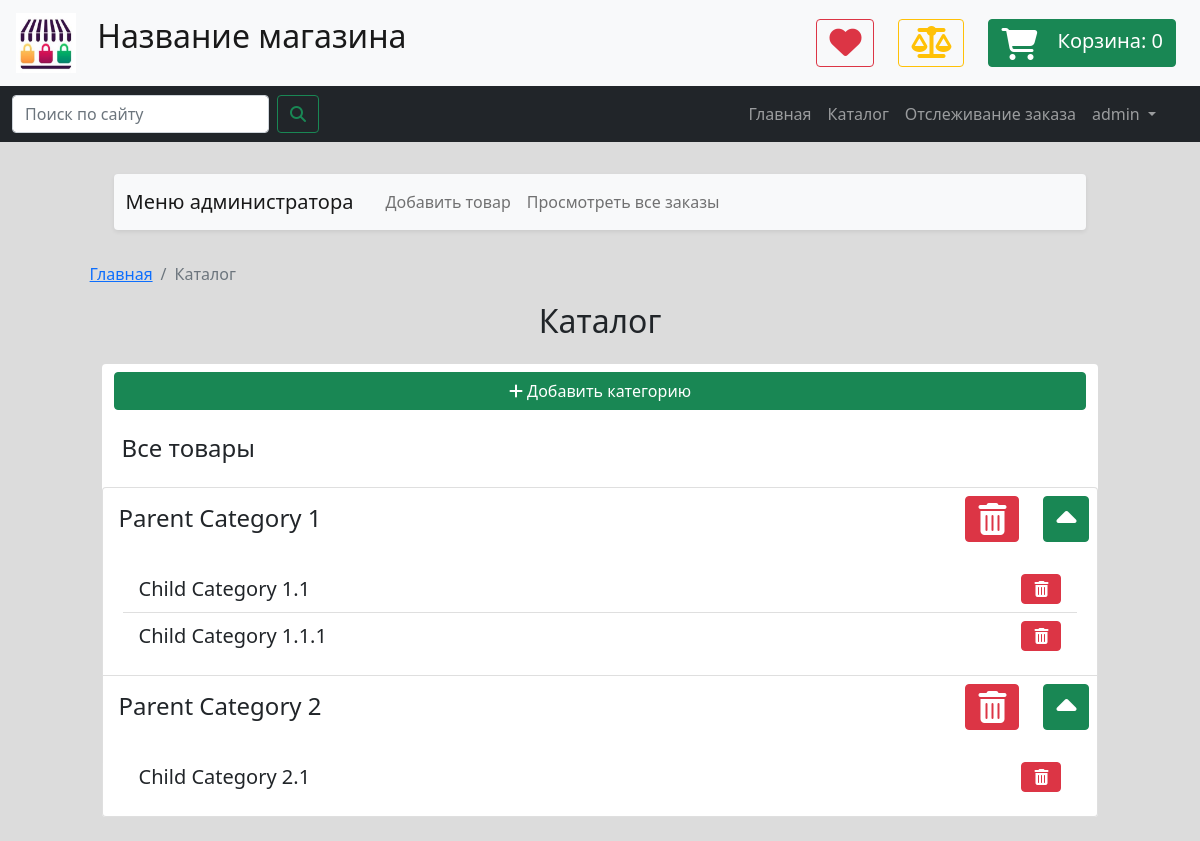
Page /categories (signed in) on the committed database.
### data/users.py (models this page shows)
class User(SqlAlchemyBase, UserMixin, SerializerMixin):
    __tablename__ = 'users'
    id = sqlalchemy.Column(sqlalchemy.Integer,
                           primary_key=True, autoincrement=True)
    public_id = sqlalchemy.Column(sqlalchemy.String(50),
                                  unique=True,
                                  nullable=False,
                                  default=generate_uuid)
    is_admin = sqlalchemy.Column(sqlalchemy.Boolean, default=False, nullable=False)
    first_name = sqlalchemy.Column(sqlalchemy.String, nullable=True)
    last_name = sqlalchemy.Column(sqlalchemy.String, nullable=True)
    profile_pic_path = sqlalchemy.Column(sqlalchemy.String, nullable=False,
                                         default='img/user_pics/default_user.png')
    username = sqlalchemy.Column(sqlalchemy.String, nullable=False)
    email = sqlalchemy.Column(sqlalchemy.String,
                              index=True, unique=True, nullable=False)
    phone = sqlalchemy.Column(sqlalchemy.String, nullable=True)
    hashed_password = sqlalchemy.Column(sqlalchemy.String, nullable=False)
    created_date = sqlalchemy.Column(sqlalchemy.DateTime,
                                     default=datetime.datetime.now)
    bonus_points = sqlalchemy.Column(sqlalchemy.Integer, default=0, nullable=True)
    reviews = orm.relation("Review", back_populates='user')
    orders = orm.relation("Order", back_populates='user')
    location_id = sqlalchemy.Column(sqlalchemy.Integer,
                                    sqlalchemy.ForeignKey("locations.id"))
    address = orm.relation('Location')

### data/goods.py (models this page shows)
class Category(SqlAlchemyBase, SerializerMixin):
    __tablename__ = 'categories'
    id = sqlalchemy.Column(sqlalchemy.Integer,
                           primary_key=True, autoincrement=True)
    parent_id = sqlalchemy.Column(sqlalchemy.Integer,
                                  sqlalchemy.ForeignKey('categories.id'))
    children = orm.relation("Category",
                            backref=backref('parent', remote_side=[id]))
    name = sqlalchemy.Column(sqlalchemy.String, nullable=False)
    def get_all_children(self):
        ans = []
        for child in self.children:
            ans.append(child)
            ans += child.get_all_children()
        return ans

### routes/goods.py (the view, shortened to what this page needs)
@app.route('/categories', methods=['GET', 'POST'])
def categories_page():
    if request.method == 'GET':
        db_sess = db_session.create_session()
        all_categories = db_sess.query(Category)
        categories = all_categories.filter_by(parent_id=None)
        template = render_template('categories_page.html',
                                   categories=categories,
                                   all_categories=all_categories,
                                   title='Main')
        db_sess.close()
        return template

### data/db_session.py (called while the page is built)
def create_session() -> Session:
    global __factory
    if __factory:
        return __factory()

### main.py (called while the page is built)
@login_manager.user_loader
def load_user(user_id):
    db_sess = db_session.create_session()
    user = db_sess.query(User).get(user_id)
    db_sess.close()
    return user

### templates/categories_page.html (shortened to what this page needs)
{% extends "base.html" %}
{% block content %}
    <nav aria-label="breadcrumb" class="">
        <ol class="breadcrumb">
            <li class="breadcrumb-item"><a href="{{ url_for('index_page') }}">Главная</a></li>
            <li class="breadcrumb-item active">Каталог</li>
        </ol>
    </nav>
    <div class="container mt-2">
        <h2 class="mb-4 text-center">Каталог</h2>
        <div class="container content-section p-0 rounded">
            <div class="row ps-4 pe-4 pt-2 mb-2">
                <button type="button" class="btn btn-success" data-bs-toggle="modal" data-bs-target="#exampleModal">
                    <i class="fa fa-plus"></i> Добавить категорию
                </button>
            </div>
            <div class="row pe-4 ps-4 pt-2 pb-3">
                <a href="{{ url_for('all_goods_page') }}" class="category-link-btn rounded
                         flex-fill text-left
                         text-decoration-none text-dark p-2">
                    <span class="h4">Все товары</span>
                </a>
            </div>
            <div class="accordion border-0" id="accordionExample">
                {% for categ in categories %}
                    <div class="accordion-item">
                        <div class="accordion-header d-flex flex-row justify-content-between p-2"
                             id="heading{{ loop.index }}">
                            <a href="{{ url_for('goods_in_category', categ_id=categ.id) }}" class="category-link-btn rounded
                     flex-fill text-left
                     text-decoration-none text-dark pt-2 ps-2">
                                <span class="h4">{{ categ.name }}</span>
                            </a>
                            {% if current_user.is_authenticated and current_user.is_admin %}
                                <a class="btn btn-danger ms-4" href="{{ url_for('delete_categ', categ_id=categ.id) }}">
                                    <i class="fa fa-trash fa-2x d-block"></i>
                                </a>
                            {% endif %}
                            <button class="btn btn-success ms-4 collapse-toggle" type="button"
                                    data-bs-toggle="collapse"
                                    data-bs-target="#collapse{{ loop.index }}">
                                <i class="fa fa-caret-up fa-2x d-block"></i>
                            </button>
                        </div>
                        <div id="collapse{{ loop.index }}" class="accordion-collapse collapse show"
                             data-bs-parent="#accordionExample">
                            <div class="accordion-body">
                                <ul class="list-group list-group-flush">
                                    {% for subcategory in categ.get_all_children() %}
                                        <li class="list-group-item d-flex flex-row category-link-btn">
                                            <a href="{{ url_for('goods_in_category', categ_id=subcategory.id) }}"
                                               class="flex-fill text-decoration-none text-dark">
                                                <span style="font-size: 20px">{{ subcategory.name }}</span>
                                            </a>
                                            {% if current_user.is_authenticated and current_user.is_admin %}
                                                <a class="btn btn-danger ms-4"
                                                   href="{{ url_for('delete_categ', categ_id=subcategory.id) }}">
                                                    <i class="fa fa-trash d-block"></i>
                                                </a>
                                            {% endif %}
                                        </li>
                                    {% endfor %}
                                </ul>
                            </div>
                        </div>
                    </div>
                {% endfor %}
            </div>
        </div>
    </div>
{% endblock content %}

### templates/base.html (shortened to what this page needs)
<!DOCTYPE html>
<html lang="en">
<head>
    {% set shop_name = 'Название магазина' %}
    <link href="https://cdn.jsdelivr.net/npm/bootstrap@5.0.0-beta3/dist/css/bootstrap.min.css" rel="stylesheet"
>
    <link rel="stylesheet" href="{{ url_for('static', filename='css/main_stylesheet_v12.css') }}">
</head>
<body>
<header>
    <nav class="navbar navbar-expand navbar-light bg-light">
        <a class="navbar-brand" href="#">
            <img src="{{ url_for('static', filename='img/logo.jpg') }}"
                 width="60" height="60" class="mx-3" alt="">
            <span class="h2 d-none d-sm-inline">{{ shop_name }}</span>
        </a>
        <div class="d-flex flex-row justify-content-end ms-auto me-2 me-md-4">
            <button type="button" class="btn btn-outline-danger ms-2 ms-md-4">
                <i class="fa fa-2x fa-heart"></i>
            </button>
            <button type="button" class="btn btn-outline-warning ms-2 ms-md-4">
                <i class="fa fa-2x fa-balance-scale"></i>
            </button>
            <a href="{{ url_for('cart_page') }}" type="button" class="btn btn-success ms-2 ms-md-4">
                <i class="fa fa-2x fa-shopping-cart me-3"
                   style="vertical-align: middle;"></i>
                <span style="font-size: 20px;" class="d-none d-md-inline">Корзина: </span>
                <span style="font-size: 20px;" id="cart-items-number">{{ session.get('cart', [])|length }}</span>
            </a>
        </div>
    </nav>
    <nav class="navbar navbar-expand-md navbar-dark bg-dark">
        <div class="container-fluid">
            <form class="d-flex me-5" action="{{ url_for('search_goods_page') }}" method="get">
                <input class="form-control me-2" type="text" name="query" placeholder="Поиск по сайту" aria-label="Search">
                <button class="btn btn-outline-success" type="submit"><i class="fa fa-search"></i></button>
            </form>
            <div class="collapse navbar-collapse me-4" id="navbarSupportedContent">
                <ul class="navbar-nav ms-auto mb-2 mb-lg-0">
                    <li class="nav-item">
                        <a class="nav-link" href="{{ url_for('index_page') }}">Главная</a>
                    </li>
                    <li class="nav-item">
                        <a class="nav-link" href="{{ url_for('categories_page') }}">Каталог</a>
                    <li class="nav-item">
                        <a class="nav-link" href="{{ url_for('orders_track') }}">Отслеживание заказа</a>
                    </li>
                    {% if current_user.is_authenticated %}
                        <li class="nav-item dropdown" style="z-index: 999">
                            <a class="nav-link dropdown-toggle" href="#" id="navbarDropdown" role="button"
                               data-bs-toggle="dropdown" aria-expanded="false">
                                {{ current_user.username }}
                            </a>
                        </li>
                    {% endif %}
                </ul>
            </div>
        </div>
    </nav>
</header>
<main role="main" class="m-2 m-md-4 mt-4">
    <div class="d-flex flex-row justify-content-between flex-fill ms-auto me-auto" style="max-width: 90%">
        <div class="me-2 ms-2 flex-fill">
            {% if current_user.is_authenticated and current_user.is_admin %}
                <div class="container mb-4 mt-2 pb-2 pe-4 ps-4">
                    <nav class="navbar navbar-expand-lg navbar-light bg-light rounded shadow-sm">
                        <div class="container-fluid">
                            <a class="navbar-brand me-4" href="#">Меню администратора</a>
                            <div class="collapse navbar-collapse" id="navbarNavAltMarkup">
                                <div class="navbar-nav">
                                    <a class="nav-link" href="{{ url_for('goods_add_page') }}">Добавить товар</a>
                                    <a class="nav-link" href="{{ url_for('orders_list_page') }}">Просмотреть все заказы</a>
                                </div>
                            </div>
                        </div>
                    </nav>
                </div>
            {% endif %}
            {% block content %}{% endblock %}
        </div>
    </div>
</main>
</body>
</html>

### static/css/main_stylesheet_v12.css (style rules this page uses)
body { background: #dcdcdc; }
.content-section { background: white; }

### rows in the picture
User: username "admin"
Category: name "Parent Category 1"
Category: name "Child Category 1.1"
Category: name "Child Category 1.1.1"
Category: name "Parent Category 2"
Category: name "Child Category 2.1"

### other values in the picture
{{ shop_name }} "Название магазина"
{{ session.get('cart', [])|length }} "0"
